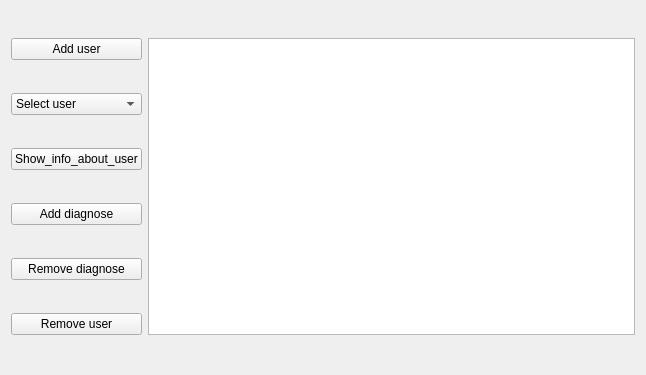
<?xml version="1.0" encoding="UTF-8"?>
<ui version="4.0">
 <class>Student_health_records</class>
 <widget class="QWidget" name="Student_health_records">
  <property name="geometry">
   <rect>
    <x>0</x>
    <y>0</y>
    <width>646</width>
    <height>375</height>
   </rect>
  </property>
  <property name="windowTitle">
   <string>Student_health_records</string>
  </property>
  <layout class="QGridLayout" name="gridLayout">
   <item row="0" column="0">
    <widget class="QPushButton" name="select_user_2">
     <property name="text">
      <string>Add user</string>
     </property>
    </widget>
   </item>
   <item row="0" column="1" rowspan="6">
    <widget class="QTableView" name="tableView"/>
   </item>
   <item row="1" column="0">
    <widget class="QComboBox" name="comboBox">
     <item>
      <property name="text">
       <string>Select user</string>
      </property>
     </item>
    </widget>
   </item>
   <item row="2" column="0">
    <widget class="QPushButton" name="pushButton_2">
     <property name="text">
      <string>Show_info_about_user</string>
     </property>
    </widget>
   </item>
   <item row="3" column="0">
    <widget class="QPushButton" name="add_diagnose">
     <property name="text">
      <string>Add diagnose</string>
     </property>
    </widget>
   </item>
   <item row="4" column="0">
    <widget class="QPushButton" name="add_diagnose_2">
     <property name="text">
      <string>Remove diagnose</string>
     </property>
    </widget>
   </item>
   <item row="5" column="0">
    <widget class="QPushButton" name="pushButton_5">
     <property name="text">
      <string>Remove user</string>
     </property>
    </widget>
   </item>
  </layout>
 </widget>
 <resources/>
 <connections/>
</ui>
